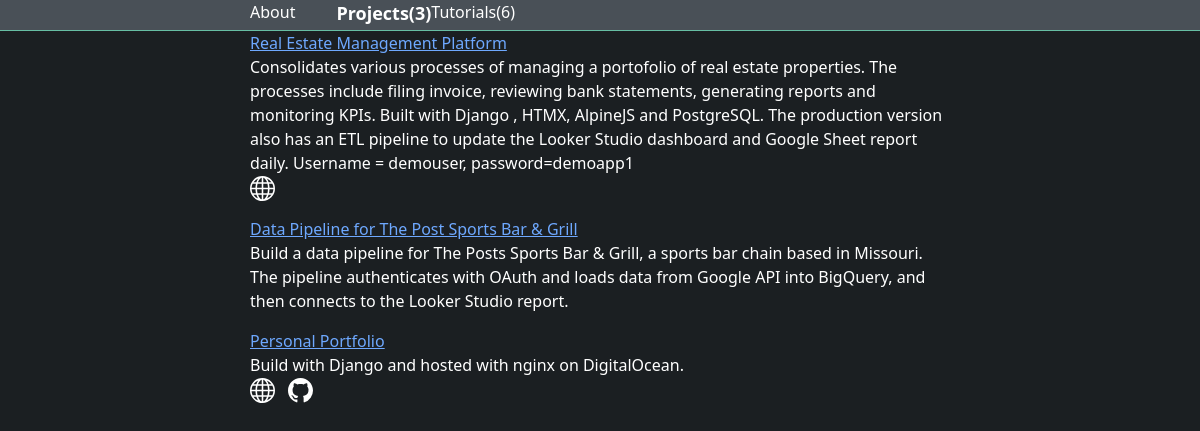
Before: / with the older database file.
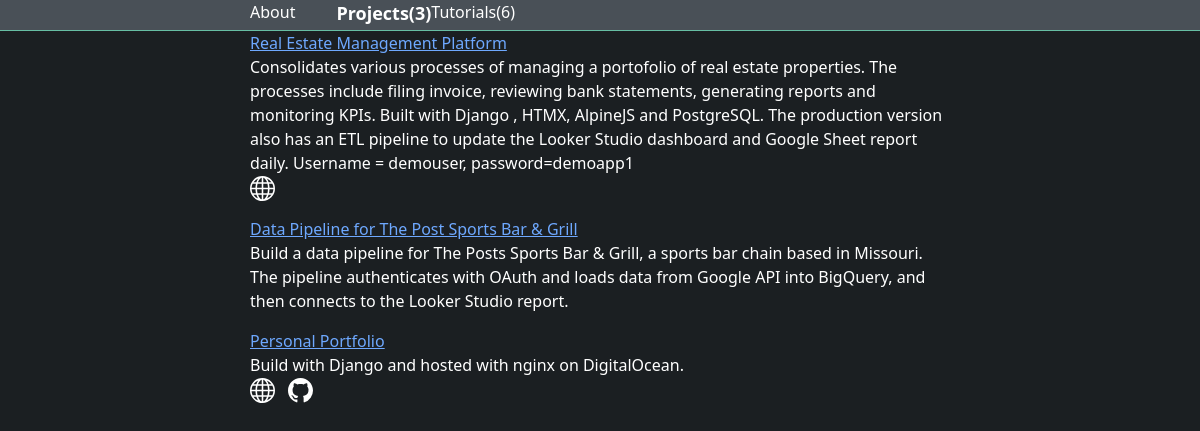
After: the same page with the newer database file.
### portfolio/models.py (models this page shows, shortened)
class Blog(models.Model):
    choices = [
        ('app', 'app'),
        ('tutorial', 'tutorial'),
    ]
    title = models.CharField(max_length=200)
    category = models.CharField(max_length=20, choices=choices, default='app')
    site_link = models.CharField(max_length=200, blank=True)
    description = models.CharField(max_length=2000, blank=True)
    repo_link = models.CharField(max_length=200, blank=True)
    screenshot_url = models.CharField(max_length=200, blank=True)

### portfolio/views.py (the view)
# urls.py: path('', ProjectView.as_view(), name='home'),
class ProjectView(BlogView):
    def get_queryset(self):
        return Blog.objects.filter(category='app')
    def get_context_data(self, **kwargs):
        context = super().get_context_data(**kwargs)
        context['current_page'] = 'app'
        return context

### portfolio/context_processors.py (called while the page is built)
def count_blogs(request):
    project_count = Blog.objects.filter(category='app').count()
    tutorial_count = Blog.objects.filter(category='tutorial').count()
    return {
        'project_count' : project_count,
        'tutorial_count' : tutorial_count
    }

### templates/portfolio/blog.html (shortened to what this page needs)
{% extends 'base.html' %}
{% block content %}
    {% for blog in blogs %}
        {% if blog.screenshot_url|length > 0 %}
        <a href="#"
        onclick="document.querySelector('#screenshot_img').src='{{blog.screenshot_url}}'"
        data-bs-toggle="modal"
        data-bs-target="#screenshot_modal">{{blog.title}} </a>
        {% else %}
        <a href="{{blog.site_link}}">{{blog.title}}</a>
        {% endif %}
        <p>{{blog.description}}
            {% if blog.site_link|length > 0 %}
                <br />
                <a class='symbol' href="{{blog.site_link}}">
                </a>
            {% endif %}
            {% if blog.repo_link|length > 0 %}
                <a class='symbol' href="{{blog.repo_link}}">
                </a>
            {% endif %}
        </p>
    {% endfor %}
{% endblock content %}

### templates/base.html (shortened to what this page needs)
{% load static %}
<!doctype html>
<html lang="en">
  <head>
    <link rel="stylesheet" href="{% static 'css/main.css' %}">
    <link href="https://cdn.jsdelivr.net/npm/bootstrap@5.2.2/dist/css/bootstrap.min.css" rel="stylesheet">
  </head>
  <body>
    <main>
        <div class="main-menu-container">
          <div class="main-menu">
              <a class="{% if current_page == 'about' %}active{% endif %}" href="{% url 'about' %}">About</a>
              <a class="{% if current_page == 'app' %}active{% endif %}" href="{% url 'get_projects' %}">Projects({{ project_count }})</a>
              <a class="{% if current_page == 'tutorial' %}active{% endif %}" href="{% url 'get_tutorials' %}">Tutorials({{ tutorial_count }})</a>
              <a href></a>
              <a href></a>
              <a href></a>
              <a href></a>
          </div>
        </div>
        <div class="content">
        {% block content %}
        {% endblock content %}
        </div>
    </main>
  </body>
</html>

### static/css/main.css (style rules this page uses)
main { display: grid; grid-template-rows: 30px 1px auto; height: 1000px; }
.main-menu-container { background-color: #495057; color: white; padding-left: 250px; padding-right: 250px; }
.main-menu { display: grid; grid-template-columns: repeat(8, 1fr); }
.main-menu a { text-decoration: none; color: white; }
.main-menu .active { font-size:large; font-weight:bold; }
.content { background-color: #1b1f22; color: white; padding-left: 250px; padding-right: 250px; }
.content a { color: rgba(110, 168, 254); }
.symbol { text-decoration: none; }
.bi { fill: white }

Changed rows visible on the page:
changed Blog "Personal Portfolio": screenshot_url empty → "https://storage.cloud.google.com/dzuyhue_portfolio/project_screenshots/portfolio.png" (drawn)
